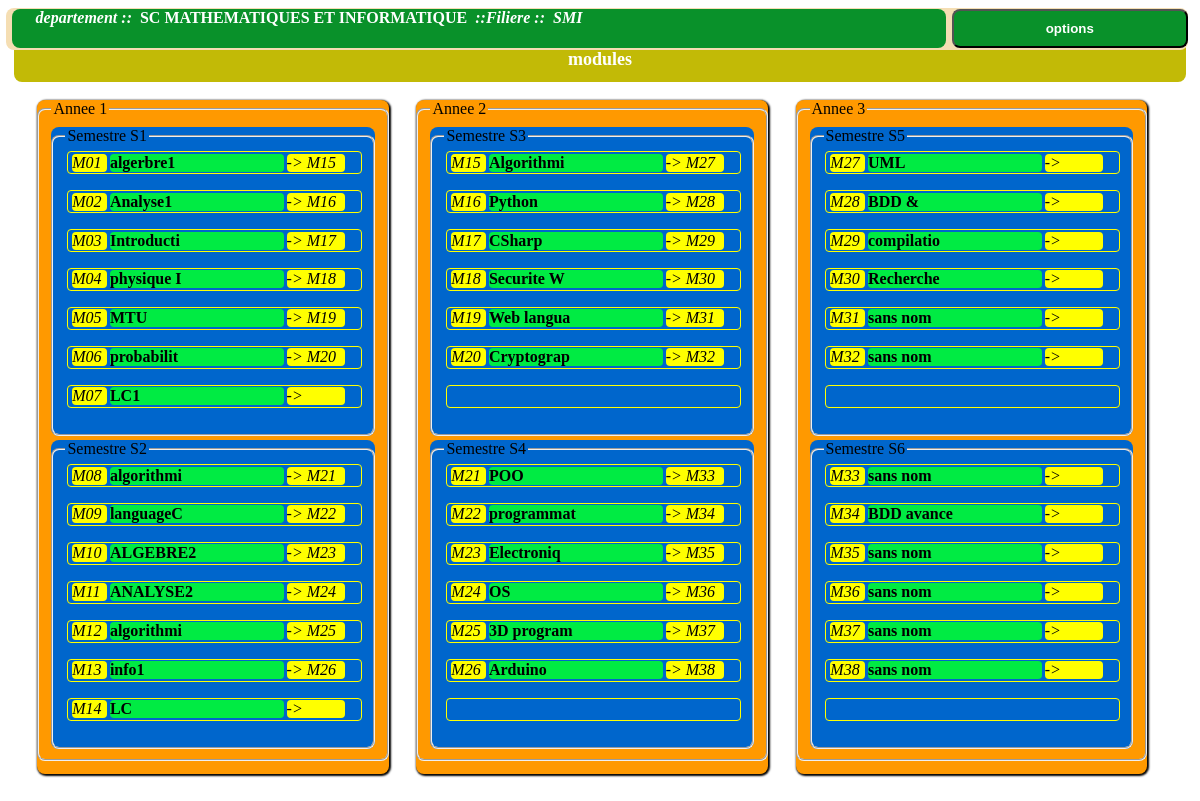
Screenshot of /app_admin/gerer_sys/page_dept.php?id=1&idf=1 (signed in) with the database file from the repository.
### tables this page shows
CREATE TABLE IF NOT EXISTS `departement` (
  `id_d` int(11) NOT NULL AUTO_INCREMENT,
  `nom_d` varchar(50) NOT NULL,
  `cin_chef` varchar(20) DEFAULT NULL,
  PRIMARY KEY (`id_d`),
  KEY `fk_dep_prof` (`cin_chef`)
);

CREATE TABLE IF NOT EXISTS `nom_module` (
  `id_m` varchar(5) NOT NULL DEFAULT '',
  `id_f` int(11) NOT NULL,
  `cin_p` varchar(20) DEFAULT NULL,
  `nom_mod` varchar(255) NOT NULL,
  PRIMARY KEY (`id_m`,`id_f`),
  KEY `fk_nom_mod_fil` (`id_f`),
  KEY `fk_nom_mod_prof` (`cin_p`)
);

CREATE TABLE IF NOT EXISTS `modul` (
  `id_m` varchar(5) NOT NULL,
  `nom_s` varchar(10) NOT NULL,
  `id_eq` varchar(10) DEFAULT NULL,
  PRIMARY KEY (`id_m`),
  KEY `fk_mod_sem` (`nom_s`),
  KEY `fk_mod_mod` (`id_eq`)
);

### app_admin/modele/verify_connexion.php (called while the page is built, shortened)
<?php
function verify_connexion($table, $tabAssoc) {
    global $bdd;
    $req = 'select *from ' . $table . ' where ';
    $i = 1;
    foreach ($tabAssoc as $cle => $val) {
        if (is_string($val))
            $req.=$cle . '=\'' . $val . '\' ';
        else
            $req.=$cle . '=' . $val . ' ';
        if (($i++) < count($tabAssoc))
            $req.=' and ';
    }
    $result = $bdd->query($req);
    return TRUE;
}

### app_admin/modele/classes/Departement.class.php (called while the page is built, shortened)
<?php
class Departement {
    protected $id = null;
    protected $nom = null;
    public function recuperer_departement($id) {
        if ($this->verifyChamp($id)) {
            global $bdd;
            $result = $bdd->prepare('select id_d,nom_d,cin_chef from departement where id_d=:id');
            $result->execute(array('id' => $id));
            $dept = $result->fetch();
            return TRUE;
        }
        return FALSE;
    }
    public function getModulesFiliere($id_f) {
        global $bdd;
        try {
            $result = $bdd->prepare('select f.nom_f,nmd.id_f,nmd.id_m,md.nom_s,nmd.nom_mod,nmd.cin_p,md.id_eq from nom_module nmd,modul md,filiere f where nmd.id_f=f.id_f and md.id_m=nmd.id_m and f.id_f=:idf and f.id_d=:idd order by nmd.id_m');
            $result->execute(array('idf' => $id_f, 'idd' => $this->getId()));
            $mods = $result->fetchAll();
            $modules = array();
            $results = $bdd->query("select nom_s from semestre order by nom_s");
            while ($sem = $results->fetch()) {
                $arrmodsem = array();
                $s = $sem['nom_s'];
                for ($i = 0; $i < count($mods); $i++) {
                    if (strcmp($s, $mods[$i]['nom_s']) == 0) {
                        array_push($arrmodsem, $mods[$i]);
                    }
                }
                $modules[$s] = $arrmodsem;
            }
            return $modules;
        } catch (Exception $e) {
            echo '<script>alert("Erreur: ' . $e->getMessage() . '");</script>';
            return FALSE;
        }
    }
    public function setId($id) {
        if ($this->verifyChamp($id)) {
            $this->id = htmlspecialchars($id);
        }
    }
    public function setNom($nom) {
        if ($this->verifyChamp($nom)) {
            $this->nom = htmlspecialchars($nom);
        }
    }
    public function getId() {
        if ($this->verifyChamp($this->id)) {
            return htmlspecialchars($this->id);
        }
        return NULL;
    }
    public function getNom() {
        if ($this->verifyChamp($this->nom)) {
            return htmlspecialchars($this->nom);
        }
        return NULL;
    }
    public function recupererFiliere($idf) {
        try {
            global $bdd;
            $result = $bdd->prepare('select id_f,nom_f,cin_cor,id_d,nb_ins_anne from filiere where id_f=:idf and id_d=:idd');
            $result->execute(array('idf' => $idf, 'idd' => $this->getId()));
            $fils = $result->fetch();
            return $fils;
        } catch (Exception $e) {
            echo '<script>alert("' . $e->getMessage() . '");</script>';
            return FALSE;
        }
    }
    public function verifyChamp($champ) {
        if (isset($champ) and !empty($champ) and $champ != NULL) {
            return TRUE;
        }
        return FALSE;
    }
}

### app_admin/gerer_sys/page_dept.php (the view, shortened to what this page needs)
<?php
include_once '../modele/connect_bdd.php';
?>
<!DOCTYPE html>
<html>
    <head>
        <link rel="stylesheet" href="../files/styles/page_dept_style.css"/>
    </head>
    <body>
        <?php
        if (isset($_SESSION['ps']) and isset($_SESSION['mp']) and isset($_SESSION['nom']) and isset($_SESSION['pnom']) and isset($_SESSION['fct'])) {
            $cin = $_SESSION['ps'];
            $pwd = $_SESSION['mp'];
            $nom = $_SESSION['nom'];
            $pnom = $_SESSION['pnom'];
            $fct = $_SESSION['fct'];
            include_once ('../modele/verify_connexion.php');
            if (verify_connexion('administrateur', array('cin_ad' => $cin, 'nom_ad' => $nom, 'prenom_ad' => $pnom, 'pwd_ad' => $pwd, 'fonction_ad' => $fct))) {
                if (isset($_GET['id'])) {
                    $id_d = htmlspecialchars($_GET['id']);
                    include_once '../modele/classes/Professeur.class.php';
                    include_once '../modele/classes/Departement.class.php';
                    $dept = new Departement();
                    if ($dept->recuperer_departement($id_d)) {
                        ?>
                        <nav class="nav_dep">
                            <a  id="titre_d_f" href="page_dept.php?id=<?php echo $dept->getId(); ?>"><em>departement :: &nbsp;</em><?php echo $dept->getNom(); ?></a>
                            <input type="button" name="options_dep" id="options_dep" value="options"/>
                        </nav>
                        <div class="corps_dep">
                            <?php
                            if (isset($_GET['idf'])) {
                                $idf = htmlspecialchars($_GET['idf']);
                                $fil = $dept->recupererFiliere($idf);
                                if ($fil != FALSE) {
                                    if (isset($_GET['bacs'])) {
                                        $bacsGet = htmlspecialchars($_GET['bacs']);
                                        $bacsA = str_split($bacsGet);
                                        $bc = '';
                                        $bacs = array();
                                        for ($i = 0; $i < count($bacsA); $i++) {
                                            if ($i == 0) {
                                                array_push($bacs, '0');
                                                $i++;
                                                continue;
                                            }
                                            if (strcmp($bacsA[$i], ',') == 0) {
                                                array_push($bacs, $bc);
                                                $bc = '';
                                            } else {
                                                $bc.=$bacsA[$i];
                                            }
                                        }
                                        if($i>1 and count($bacs)>1){
                                          array_push($bacs, $bc);
                                        }
                                        if (empty($bacs)) {
                                            echo '<script>alert("Erreur: aucun choix du bac envoyer");</script>';
                                        } elseif (count($bacs) == 1 and strcmp($bacs[0], '0') == 0) {
                                            libererFiliereBacs($idf);
                                            echo '<script>alert("modification terminee. \naucun bac pour cette filiere\n tous etudiants de cette filiere sont supprimes");</script>';
                                        } elseif (count($bacs) > 1) {
                                            $bacs = array_splice($bacs, 1);
                                            $bacsBdd = allsBacs();
                                            $diff = array_diff($bacs, $bacsBdd);
                                            if (empty($diff)) {
                                            $bacsFil = $dept->getBacsFiliere($idf);
                                            $bacsSup=  array_diff($bacsFil, $bacs);
                                            $bacsAjt=array_diff($bacs,$bacsFil);
                                             corresBacFil($idf, $bacsAjt);
                                             suppBacFil($idf, $bacsSup);
                                             $bacsajt=  join($bacsAjt, '\n');
                                             $bacssup=  join($bacsSup, '\n');
                                                echo '<script>alert("modification terminer avec :\n les bacs supprimer ->\n'.$bacssup.'\nles bacs ajouter ->\n'.$bacsajt.'");</script>';
                                            } else {
                                                echo '<script>alert("Erreur: Bac envoyer non trouve dans les types validants!");</script>';
                                            }
                                        }
                                        echo '<script>location="page_dept.php?id='.$id_d.'&idf='.$idf.'";</script>';
                                    } else {
                                        ?>
                                        <center><p class="tit_mds">modules</p></center>
                                        <?php
                                        $modules = $dept->getModulesFiliere($fil['id_f']);
                                        $i = 2;
                                        if (empty($modules)) {
                                            echo '<script>location="page_dept.php?id=' . $id_d . '";</script>';
                                        } else {
                                            foreach ($modules as $nums => $semestre) {
                                                $anne = (int) ($i / 2);
                                                $test = $i % 2;
                                                if ($test == 0) {
                                                    ?>
                                                    <div class="anne">
                                                        <fieldset><legend>Annee <?php echo $anne; ?></legend>
                                                            <?php
                                                        }
                                                        ?>
                                                        <div class="semestre">
                                                            <fieldset><legend>Semestre <?php echo $nums; ?></legend>
                                                                <?php
                                                                $nbmd = count($semestre);
                                                                $cmp = 0;
                                                                foreach ($semestre as $modul) {
                                                                    $idMd = $modul['id_m'];
                                                                    $nomMd = $modul['nom_mod'];
                                                                    $eqMd = $modul['id_eq'];
                                                                    $idFl = $modul['id_f'];
                                                                    $cin_res = $modul['cin_p'];
                                                                    ?>
                                                                    <p onclick="modifierModuleFiliere('<?php echo $dept->getId(); ?>', '<?php echo $idFl; ?>', '<?php echo $idMd; ?>', '<?php echo $cin_res; ?>');"><em> <?php echo $idMd; ?> </em><strong title="<?php echo $nomMd; ?>"> <?php echo substr($nomMd, 0, 10); ?> </strong><i> -> <?php echo $eqMd; ?> </i></p>
                                                                    <?php
                                                                    if ($cmp == $nbmd - 1) {
                                                                        while ($cmp < 6) {
                                                                            echo '<p>&nbsp;</p>';
                                                                            $cmp++;
                                                                        }
                                                                    }
                                                                    $cmp++;
                                                                }
                                                                ?>
                                                            </fieldset>
                                                        </div>
                                                        <?php if ($test != 0) { ?>
                                                        </fieldset>
                                                    </div>
                                                    <?php
                                                }
                                                $i++;
                                            }
                                        }
                                        ?>
                                        <?php
                                    }
                                    ?>
                                    <?php
                                } else {
                                    echo '<p>Erreur : Filiere Non Exite !!! </p>';
                                }
                            } elseif (isset($_POST['sup_dep'])) {
                                if ($dept->supprimer()) {
                                    echo '<script>alert("departement supprimee");location="../gerer_sys.php";</script>';
                                } else {
                                    echo '<script>alert("Erreur: departement non supprimee !!");location="../gerer_sys.php";</script>';
                                }
                            }
                            ?>
                        </div>
                        <?php
                    } else {
                        echo '<p>departement non existe</p>';
                    }
                } else {
                    echo '<p>Erreur: adresse invalide</p>';
                }
            } else {
                include
                        header("Location: ../modele/deconnect_admin.php");
            }
        } else {
            header("Location: ../modele/deconnect_admin.php");
        }
        ?>
    </body>
</html>

### rows the page displays
departement: nom_d "SC MATHEMATIQUES ET INFORMATIQUE"
nom_module: id_m "M01", nom_mod "algerbre1", id_m.id_eq "M15"
nom_module: id_m "M02", nom_mod "Analyse1", id_m.id_eq "M16"
nom_module: id_m "M03", nom_mod "Introducti", id_m.id_eq "M17"
nom_module: id_m "M04", nom_mod "physique I", id_m.id_eq "M18"
nom_module: id_m "M05", nom_mod "MTU", id_m.id_eq "M19"
nom_module: id_m "M06", nom_mod "probabilit", id_m.id_eq "M20"
nom_module: id_m "M07", nom_mod "LC1"
nom_module: id_m "M08", nom_mod "algorithmi", id_m.id_eq "M21"
nom_module: id_m "M09", nom_mod "languageC", id_m.id_eq "M22"
nom_module: id_m "M10", nom_mod "ALGEBRE2", id_m.id_eq "M23"
nom_module: id_m "M11", nom_mod "ANALYSE2", id_m.id_eq "M24"
nom_module: id_m "M12", nom_mod "algorithmi", id_m.id_eq "M25"
nom_module: id_m "M13", nom_mod "info1", id_m.id_eq "M26"
nom_module: id_m "M14", nom_mod "LC"
nom_module: id_m "M15", nom_mod "Algorithmi", id_m.id_eq "M27"
nom_module: id_m "M16", nom_mod "Python", id_m.id_eq "M28"
nom_module: id_m "M17", nom_mod "CSharp", id_m.id_eq "M29"
nom_module: id_m "M18", nom_mod "Securite W", id_m.id_eq "M30"
nom_module: id_m "M19", nom_mod "Web langua", id_m.id_eq "M31"
nom_module: id_m "M20", nom_mod "Cryptograp", id_m.id_eq "M32"
nom_module: id_m "M21", nom_mod "POO", id_m.id_eq "M33"
nom_module: id_m "M22", nom_mod "programmat", id_m.id_eq "M34"
nom_module: id_m "M23", nom_mod "Electroniq", id_m.id_eq "M35"
nom_module: id_m "M24", nom_mod "OS", id_m.id_eq "M36"
nom_module: id_m "M25", nom_mod "3D program", id_m.id_eq "M37"
nom_module: id_m "M26", nom_mod "Arduino", id_m.id_eq "M38"
nom_module: id_m "M27", nom_mod "UML"
nom_module: id_m "M28", nom_mod "BDD &"
nom_module: id_m "M29", nom_mod "compilatio"
nom_module: id_m "M30", nom_mod "Recherche"
nom_module: id_m "M31", nom_mod "sans nom"
nom_module: id_m "M32", nom_mod "sans nom"
nom_module: id_m "M33", nom_mod "sans nom"
nom_module: id_m "M34", nom_mod "BDD avance"
nom_module: id_m "M35", nom_mod "sans nom"
nom_module: id_m "M36", nom_mod "sans nom"
nom_module: id_m "M37", nom_mod "sans nom"
nom_module: id_m "M38", nom_mod "sans nom"

### other values shown
$anne "1"
$nums "S1"
$nums "S2"
$anne "2"
$nums "S3"
$nums "S4"
$anne "3"
$nums "S5"
$nums "S6"
